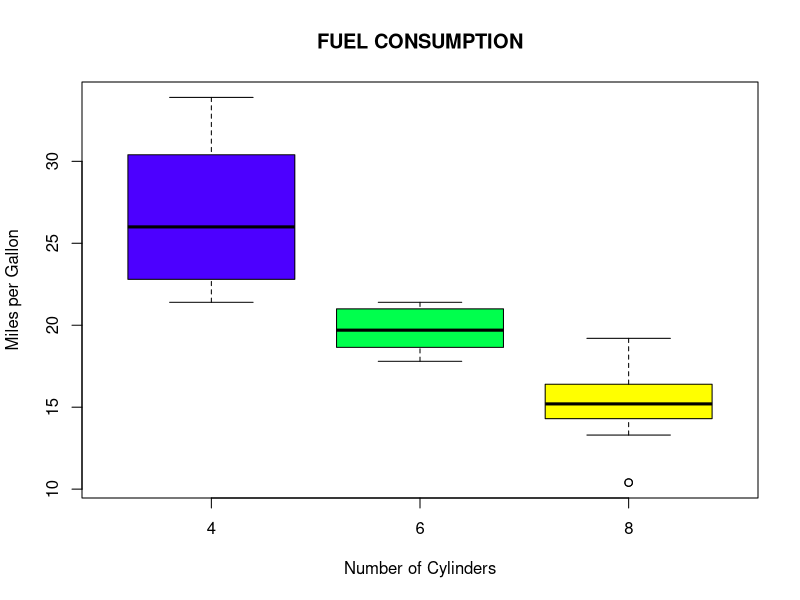
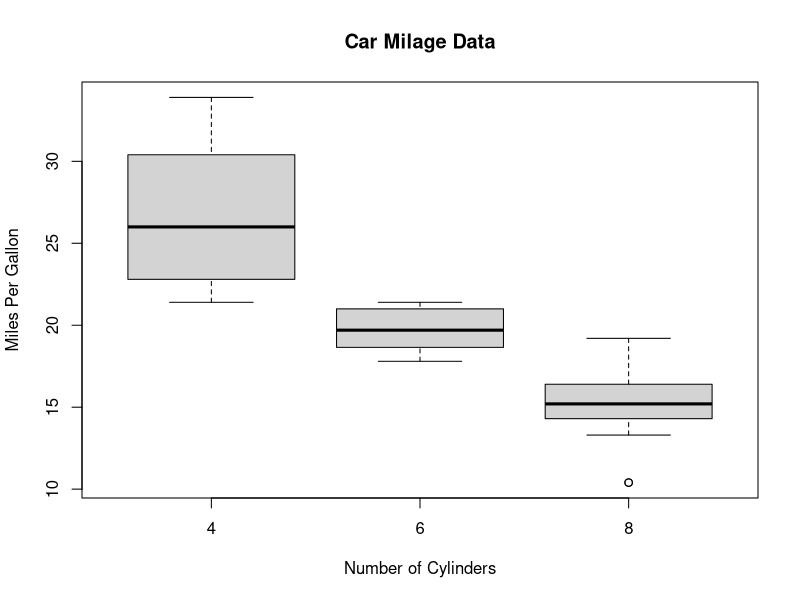

Here is the R script that generated these plots, in order:
#Assignment 7.3

#1. Create a box and whisker plot by class using mtcars dataset.

#Solution:
  
boxplot(mpg~cyl, data=mtcars,main= toupper("Fuel Consumption"), font.main=3,col= topo.colors(3), xlab="Number of Cylinders", 
ylab="Miles per Gallon")

#or

boxplot(mpg~cyl,data=mtcars, main="Car Milage Data",xlab="Number of Cylinders", ylab="Miles Per Gallon")

